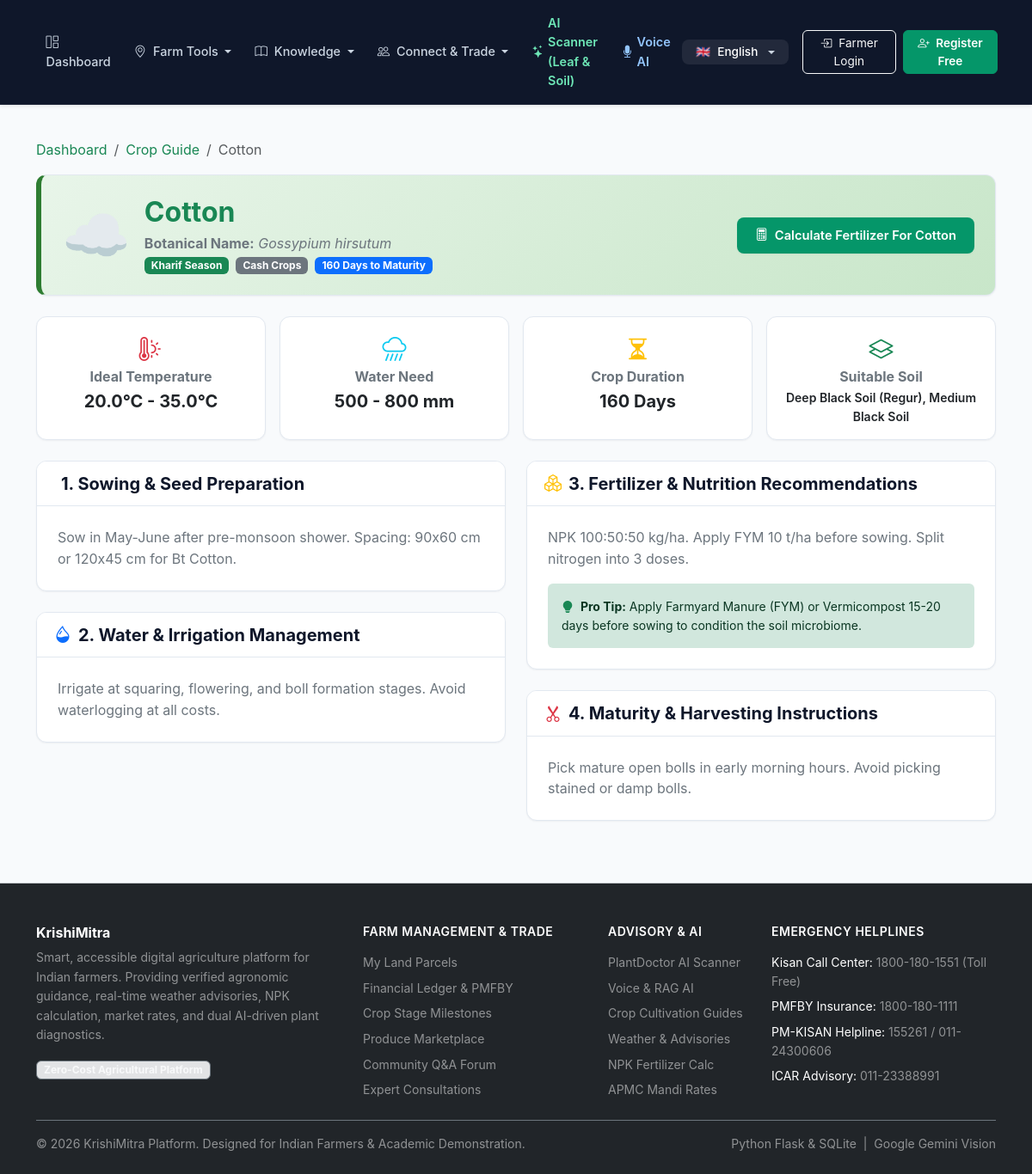
The page /crops/11 on the database its author committed.
### tables this page shows
CREATE TABLE crops (
    id INTEGER PRIMARY KEY AUTOINCREMENT,
    name TEXT NOT NULL,
    scientific_name TEXT,
    category TEXT NOT NULL,        -- Cereals, Pulses, Cash Crops, Oilseeds, Vegetables
    season TEXT NOT NULL,          -- Kharif, Rabi, Zaid
    suitable_soil TEXT NOT NULL,
    min_temp REAL NOT NULL,
    max_temp REAL NOT NULL,
    rainfall_mm TEXT NOT NULL,
    duration_days INTEGER NOT NULL,
    sowing_guide TEXT NOT NULL,
    irrigation_guide TEXT NOT NULL,
    fertilizer_guide TEXT NOT NULL,
    harvesting_guide TEXT NOT NULL,
    icon TEXT DEFAULT '🌾'
);

### app/routes/crops.py (the view)
@crops_bp.route('/<int:crop_id>')
def detail(crop_id):
    db = get_db()
    crop = db.execute("SELECT * FROM crops WHERE id = ?", (crop_id,)).fetchone()
    if not crop:
        return "Crop not found", 404
    return render_template('crops/detail.html', crop=crop)

### app/database/db.py (called while the page is built, shortened)
def get_db():
    if 'db' not in g:
        db_url = current_app.config.get('DATABASE_URL') or os.environ.get('DATABASE_URL')
        db_path = current_app.config.get('DATABASE', 'krishimitra.db')
        conn = sqlite3.connect(db_path)
        conn.row_factory = sqlite3.Row
        g.db = conn
        g.db_backend = 'sqlite'
    return g.db

### app/translations/languages.py (called while the page is built)
def get_translation(key: str, lang: str = 'en') -> str:
    if not lang or lang not in SUPPORTED_LANGUAGES:
        lang = 'en'
    entry = TRANSLATIONS.get(key)
    if not entry:
        return key
    return entry.get(lang, entry.get('en', key))

### app/templates/crops/detail.html (shortened to what this page needs)
{% extends "base.html" %}
{% block content %}
<div class="container py-4">
  <nav aria-label="breadcrumb" class="mb-3">
    <ol class="breadcrumb">
      <li class="breadcrumb-item"><a href="{{ url_for('main.dashboard') }}" class="text-success text-decoration-none">Dashboard</a></li>
      <li class="breadcrumb-item"><a href="{{ url_for('crops.index') }}" class="text-success text-decoration-none">Crop Guide</a></li>
      <li class="breadcrumb-item active" aria-current="page">{{ crop['name'] }}</li>
    </ol>
  </nav>
  <div class="farm-card p-4 mb-4" style="background: linear-gradient(135deg, #e8f5e9 0%, #c8e6c9 100%); border-left: 6px solid #2e7d32;">
    <div class="d-flex flex-column flex-md-row align-items-md-center justify-content-between gap-3">
      <div class="d-flex align-items-center gap-3">
        <span class="display-3">{{ crop['icon'] }}</span>
        <div>
          <h2 class="fw-bold text-success mb-1">{{ crop['name'] }}</h2>
          <p class="text-secondary mb-1">
            <strong>Botanical Name:</strong> <em>{{ crop['scientific_name'] }}</em>
          </p>
          <div class="d-flex gap-2">
            <span class="badge bg-success text-white px-2 py-1">{{ crop['season'] }} Season</span>
            <span class="badge bg-secondary text-white px-2 py-1">{{ crop['category'] }}</span>
            <span class="badge bg-primary text-white px-2 py-1">{{ crop['duration_days'] }} Days to Maturity</span>
          </div>
        </div>
      </div>
      <div>
        <a href="{{ url_for('soil.index') }}" class="btn btn-agri">
          <i class="bi bi-calculator me-1"></i> Calculate Fertilizer For {{ crop['name'] }}
        </a>
      </div>
    </div>
  </div>
  <div class="row g-3 mb-4">
    <div class="col-md-3">
      <div class="farm-card p-3 text-center h-100">
        <i class="bi bi-thermometer-sun text-danger fs-3 mb-1"></i>
        <h6 class="fw-bold text-secondary mb-1">Ideal Temperature</h6>
        <p class="fw-bold text-dark fs-5 mb-0">{{ crop['min_temp'] }}°C - {{ crop['max_temp'] }}°C</p>
      </div>
    </div>
    <div class="col-md-3">
      <div class="farm-card p-3 text-center h-100">
        <i class="bi bi-cloud-rain-heavy text-info fs-3 mb-1"></i>
        <h6 class="fw-bold text-secondary mb-1">Water Need</h6>
        <p class="fw-bold text-dark fs-5 mb-0">{{ crop['rainfall_mm'] }}</p>
      </div>
    </div>
    <div class="col-md-3">
      <div class="farm-card p-3 text-center h-100">
        <i class="bi bi-hourglass-split text-warning fs-3 mb-1"></i>
        <h6 class="fw-bold text-secondary mb-1">Crop Duration</h6>
        <p class="fw-bold text-dark fs-5 mb-0">{{ crop['duration_days'] }} Days</p>
      </div>
    </div>
    <div class="col-md-3">
      <div class="farm-card p-3 text-center h-100">
        <i class="bi bi-layers text-success fs-3 mb-1"></i>
        <h6 class="fw-bold text-secondary mb-1">Suitable Soil</h6>
        <p class="small fw-semibold text-dark mb-0">{{ crop['suitable_soil'] }}</p>
      </div>
    </div>
  </div>
  <div class="row g-4">
    <div class="col-lg-6">
      <div class="farm-card mb-4">
        <div class="card-header-agri">
          <h5 class="fw-bold mb-0">1. Sowing & Seed Preparation</h5>
        </div>
        <div class="p-4">
          <p class="text-secondary mb-0 leading-relaxed">{{ crop['sowing_guide'] }}</p>
        </div>
      </div>
      <div class="farm-card">
        <div class="card-header-agri">
          <h5 class="fw-bold mb-0"><i class="bi bi-droplet-half me-2 text-primary"></i>2. Water & Irrigation Management</h5>
        </div>
        <div class="p-4">
          <p class="text-secondary mb-0 leading-relaxed">{{ crop['irrigation_guide'] }}</p>
        </div>
      </div>
    </div>
    <div class="col-lg-6">
      <div class="farm-card mb-4">
        <div class="card-header-agri">
          <h5 class="fw-bold mb-0"><i class="bi bi-boxes me-2 text-warning"></i>3. Fertilizer & Nutrition Recommendations</h5>
        </div>
        <div class="p-4">
          <p class="text-secondary mb-3 leading-relaxed">{{ crop['fertilizer_guide'] }}</p>
          <div class="alert alert-success border-0 small mb-0">
            <i class="bi bi-lightbulb-fill text-success me-1"></i>
            <strong>Pro Tip:</strong> Apply Farmyard Manure (FYM) or Vermicompost 15-20 days before sowing to condition the soil microbiome.
          </div>
        </div>
      </div>
      <div class="farm-card">
        <div class="card-header-agri">
          <h5 class="fw-bold mb-0"><i class="bi bi-scissors me-2 text-danger"></i>4. Maturity & Harvesting Instructions</h5>
        </div>
        <div class="p-4">
          <p class="text-secondary mb-0 leading-relaxed">{{ crop['harvesting_guide'] }}</p>
        </div>
      </div>
    </div>
  </div>
</div>
{% endblock %}

### app/static/css/style.css (style rules this page uses)
body { top: 0px !important; }
:root { --primary-green: #059669; --primary-dark: #047857; --primary-light: #10b981; --primary-subtle: #ecfdf5; --primary-border: #a7f3d0; --bg-app: #f8fafc; --surface-card: #ffffff; --surface-muted: #f1f5f9; --text-main: #0f172a; --text-secondary: #475569; --text-muted: #94a3b8; --border-light: #e2e8f0; --border-focus: #059669; --accent-amber: #d97706; --accent-amber-subtle: #fffbeb; --accent-red: #dc2626; --accent-blue: #2563eb; --shadow-sm: 0 1px 2px 0 rgb(15 23 42 / 0.05); --shadow-md: 0 4px 6px -1px rgb(15 23 42 / 0.07), 0 2px 4px -2px rgb(15 23 42 / 0.05); --shadow-lg: 0 10px 15px -3px rgb(15 23 42 / 0.08), 0 4px 6px -4px rgb(15 23 42 / 0.04); }
body { font-family: -apple-system, BlinkMacSystemFont, "Plus Jakarta Sans", "Inter", "Segoe UI", Roboto, sans-serif; background-color: var(--bg-app); color: var(--text-main); min-height: 100vh; display: flex; flex-direction: column; line-height: 1.55; -webkit-font-smoothing: antialiased; }
.farm-card { background: var(--surface-card); border: 1px solid var(--border-light); border-radius: 12px; box-shadow: var(--shadow-sm); transition: border-color 0.2s ease, box-shadow 0.2s ease; overflow: hidden; }
.card-header-agri { background-color: #ffffff; border-bottom: 1px solid var(--border-light); color: var(--text-main); font-weight: 600; font-size: 0.95rem; padding: 0.85rem 1.25rem; }
.btn-agri { background-color: var(--primary-green); color: #ffffff; font-weight: 600; font-size: 0.92rem; border: 1px solid transparent; border-radius: 8px; padding: 0.55rem 1.25rem; transition: all 0.15s ease-in-out; box-shadow: var(--shadow-sm); }

### rows shown on the page
crops: name "Cotton", icon "☁️", scientific_name "Gossypium hirsutum", season "Kharif", category "Cash Crops", duration_days "160", min_temp "20.0", max_temp "35.0", rainfall_mm "500 - 800 mm", suitable_soil "Deep Black Soil (Regur), Medium Black Soil", sowing_guide "Sow in May-June after pre-monsoon shower. Spacing: 90x60 cm or 120x45 cm for Bt Cotton.", irrigation_guide "Irrigate at squaring, flowering, and boll formation stages. Avoid waterlogging at all costs.", fertilizer_guide "NPK 100:50:50 kg/ha. Apply FYM 10 t/ha before sowing. Split nitrogen into 3 doses.", harvesting_guide "Pick mature open bolls in early morning hours. Avoid picking stained or damp bolls."

### other values the page prints
{{ t('nav_dashboard') }} "Dashboard"
{{ t('nav_plantdoctor') }} "AI Scanner (Leaf & Soil)"
{{ t('nav_login') }} "Farmer Login"
{{ t('nav_register') }} "Register Free"
